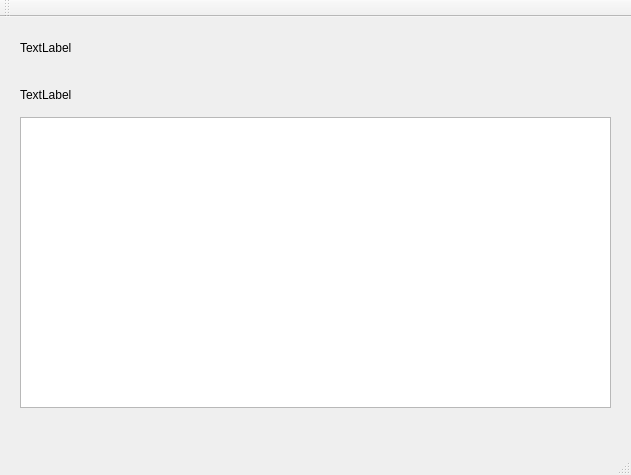
<?xml version="1.0" encoding="UTF-8"?>
<ui version="4.0">
 <class>MainWindow</class>
 <widget class="QMainWindow" name="MainWindow">
  <property name="geometry">
   <rect>
    <x>0</x>
    <y>0</y>
    <width>631</width>
    <height>475</height>
   </rect>
  </property>
  <property name="windowTitle">
   <string>MainWindow</string>
  </property>
  <widget class="QWidget" name="centralWidget">
   <widget class="QWGraphicsView" name="view">
    <property name="geometry">
     <rect>
      <x>20</x>
      <y>100</y>
      <width>591</width>
      <height>291</height>
     </rect>
    </property>
   </widget>
   <widget class="QLabel" name="labViewSize">
    <property name="geometry">
     <rect>
      <x>20</x>
      <y>20</y>
      <width>581</width>
      <height>21</height>
     </rect>
    </property>
    <property name="text">
     <string>TextLabel</string>
    </property>
   </widget>
   <widget class="QLabel" name="labSceneRect">
    <property name="geometry">
     <rect>
      <x>20</x>
      <y>70</y>
      <width>581</width>
      <height>16</height>
     </rect>
    </property>
    <property name="text">
     <string>TextLabel</string>
    </property>
   </widget>
  </widget>
  <widget class="QMenuBar" name="menuBar">
   <property name="geometry">
    <rect>
     <x>0</x>
     <y>0</y>
     <width>631</width>
     <height>22</height>
    </rect>
   </property>
  </widget>
  <widget class="QToolBar" name="mainToolBar">
   <attribute name="toolBarArea">
    <enum>TopToolBarArea</enum>
   </attribute>
   <attribute name="toolBarBreak">
    <bool>false</bool>
   </attribute>
  </widget>
  <widget class="QStatusBar" name="statusBar"/>
 </widget>
 <layoutdefault spacing="6" margin="11"/>
 <customwidgets>
  <customwidget>
   <class>QWGraphicsView</class>
   <extends>QGraphicsView</extends>
   <header location="global">qwgraphicsview.h</header>
  </customwidget>
 </customwidgets>
 <resources/>
 <connections/>
</ui>
